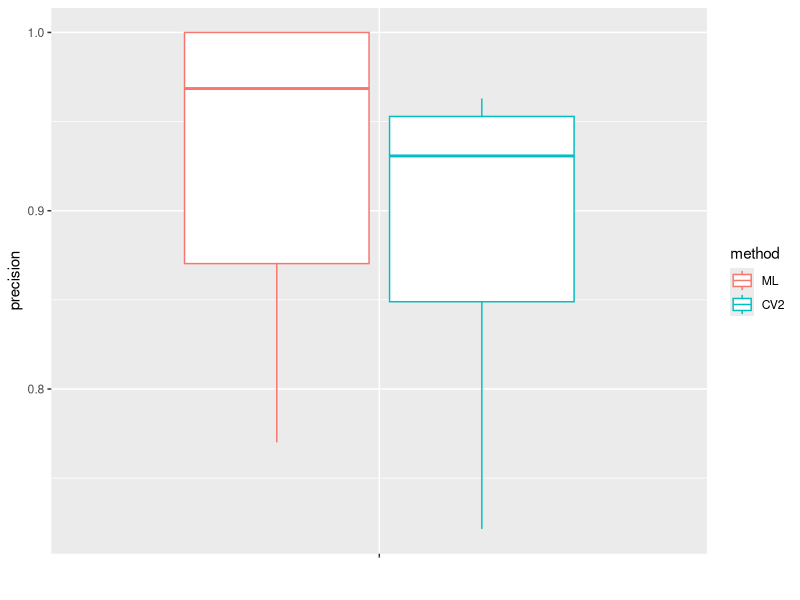
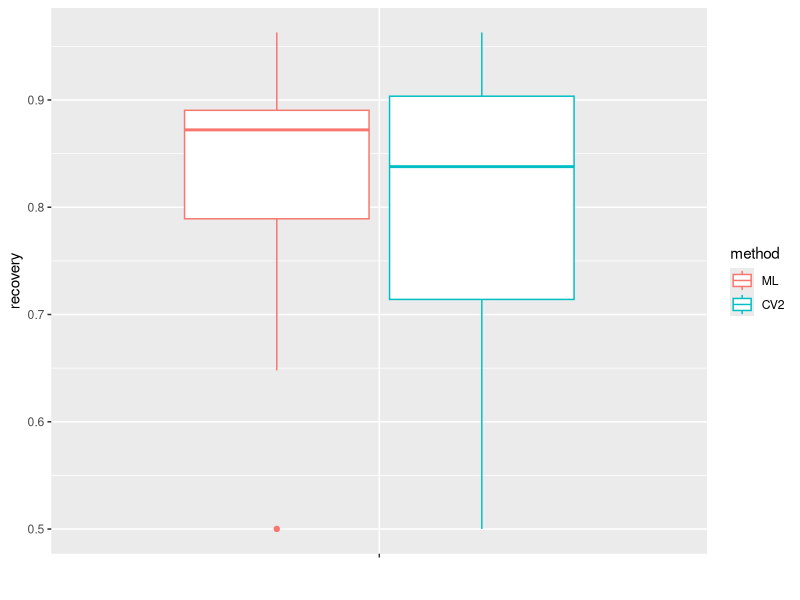
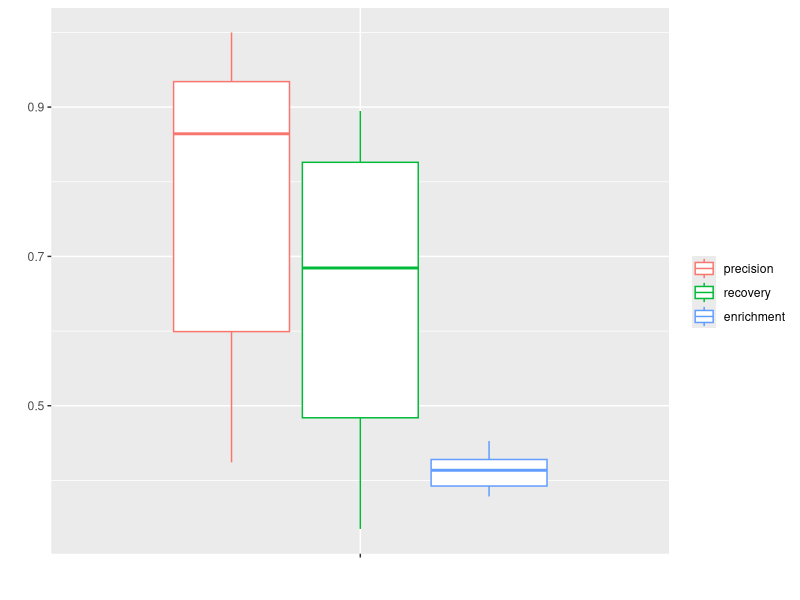

The R source for these figures, in order:
## ---- chunk 1
pred <- read.csv('prediction_values.csv')
rownames(pred) <- pred$X; pred$X <- NULL
pred <- pred[1:12,]

## ---- chunk 2
library(reshape2)
library(ggplot2)
  
data_frame <- data.frame(col1=c(''), ML=pred$ML.precision, CV2=pred$CV2.precision)
  
# creating the modified dataframe
data_mod <- melt(data_frame, id.vars='col1', measure.vars=c('ML', 'CV2'))

# creating a plot
p <- ggplot(data_mod) +
geom_boxplot(aes(x=col1, y=value, color=variable)) + labs(x = "", y = "precision",colour = "method")
  
# printing the plot
print(p)

## ---- chunk 3
data_frame <- data.frame(col1=c(''), ML=pred$ML.recovery, CV2=pred$CV2.recovery)
  
# creating the modified dataframe
data_mod <- melt(data_frame, id.vars='col1', measure.vars=c('ML', 'CV2'))

# creating a plot
p <- ggplot(data_mod) +
geom_boxplot(aes(x=col1, y=value, color=variable)) + labs(x = "", y = "recovery",colour = "method")
  
# printing the plot
print(p)
## ---- chunk 4

## ---- chunk 5
pred <- read.csv('bestNN.csv')
rownames(pred) <- pred$X; pred$X <- NULL

## ---- chunk 6
data_frame <- data.frame(col1=c(''), precision=pred$repeated.precision, recovery= pred$repeated.recovery, enrichment = pred$recovery.memory.gene)
  
# creating the modified dataframe
data_mod <- melt(data_frame, id.vars='col1', measure.vars=c('precision','recovery', 'enrichment'))

# creating a plot
p <- ggplot(data_mod) +
geom_boxplot(aes(x=col1, y=value, color=variable)) + labs(x = "", y = "", color= '')
  
# printing the plot
print(p)
